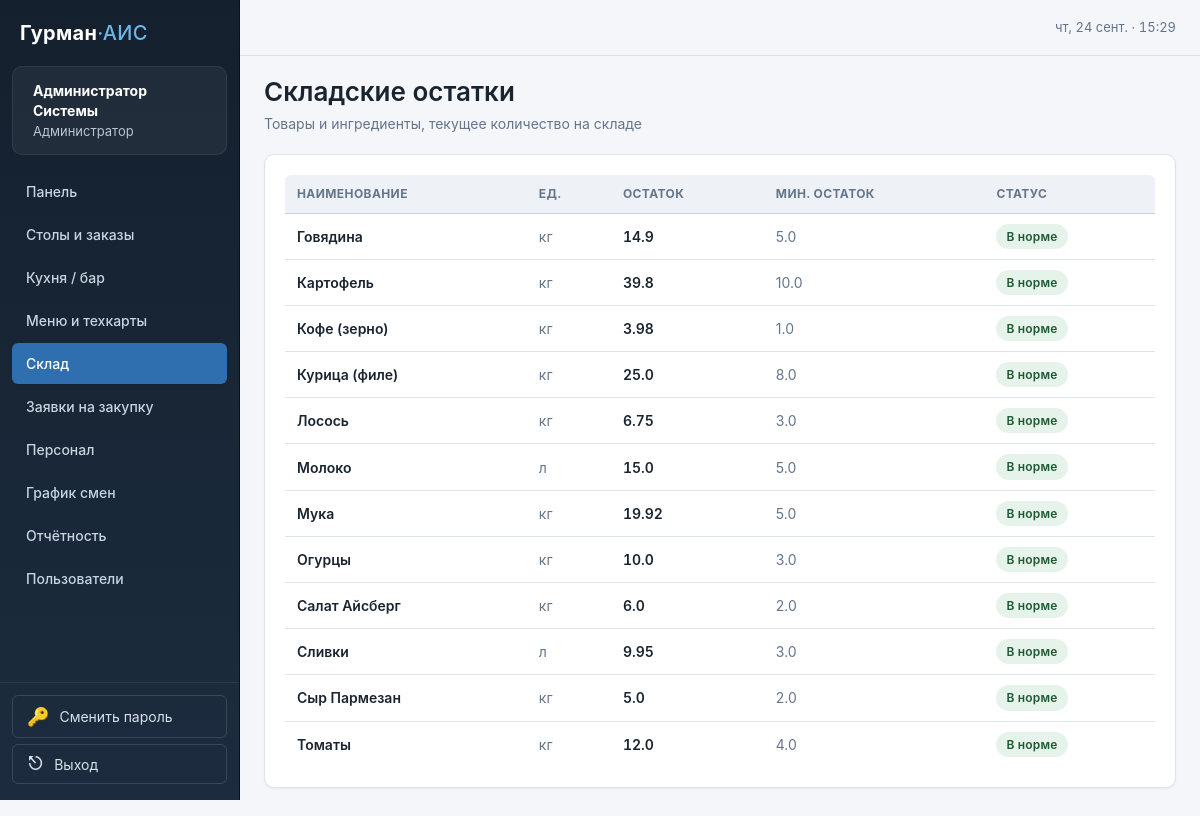
The page /warehouse/ (signed in) on the database its author committed.
### tables this page shows
CREATE TABLE users (
    id INTEGER PRIMARY KEY AUTOINCREMENT,
    username TEXT UNIQUE NOT NULL,
    password_hash TEXT NOT NULL,
    full_name TEXT NOT NULL,
    role TEXT NOT NULL CHECK (role IN ('admin', 'waiter', 'cook', 'bartender', 'storekeeper', 'accountant')),
    is_active INTEGER NOT NULL DEFAULT 1,
    created_at TEXT NOT NULL DEFAULT (datetime('now'))
, "session_version" INTEGER NOT NULL DEFAULT 1);

CREATE TABLE ingredients (
    id INTEGER PRIMARY KEY AUTOINCREMENT,
    name TEXT UNIQUE NOT NULL,
    unit TEXT NOT NULL DEFAULT 'кг',
    stock_qty REAL NOT NULL DEFAULT 0,
    min_qty REAL NOT NULL DEFAULT 0
);

### app.py (the view)
@warehouse.route("/")
@roles_required("storekeeper", "accountant")
def stock():
    db = get_db()
    ingredients = db.execute("SELECT * FROM ingredients ORDER BY name").fetchall()
    return render_template("warehouse/stock.html", ingredients=ingredients)

### app.py (called while the page is built)
def get_db():
    if "db" not in g:
        g.db = sqlite3.connect(
            Config.DATABASE,
            detect_types=sqlite3.PARSE_DECLTYPES,
            timeout=5.0,
            isolation_level=None,
        )
        g.db.row_factory = sqlite3.Row
        g.db.execute("PRAGMA foreign_keys = ON")
        g.db.execute("PRAGMA journal_mode = WAL")
        g.db.execute("PRAGMA synchronous = NORMAL")
        g.db.execute("PRAGMA busy_timeout = 5000")
    return g.db

def roles_required(*roles):
    def decorator(view):
        @functools.wraps(view)
        def wrapped(*args, **kwargs):
            if g.user is None:
                return redirect(url_for("auth.login", next=request.path))
            if g.user["role"] not in roles and g.user["role"] != "admin":
                flash("Недостаточно прав для выполнения этого действия.", "error")
                return redirect(url_for("index"))
            return view(*args, **kwargs)
        return wrapped
    return decorator

@auth.before_app_request
def load_logged_in_user():
    if request.endpoint == "static":
        g.user = None
        return
    user_id = session.get("user_id")
    if user_id is None:
        g.user = None
        return
    db = get_db()
    row = db.execute(
        "SELECT id, username, full_name, role, is_active, session_version "
        "FROM users WHERE id = ? AND is_active = 1",
        (user_id,),
    ).fetchone()
    if row is None:
        session.clear()
        g.user = None
        return
    try:
        db_sv = row["session_version"]
    except (KeyError, IndexError):
        db_sv = 1
    if session.get("sv", 1) != db_sv:
        session.clear()
        g.user = None
        return
    g.user = row

### templates/warehouse/stock.html (shortened to what this page needs)
{% extends "base.html" %}
{% block content %}
{% set reason_labels = {
    'receipt': 'Приход',
    'writeoff': 'Списание',
    'inventory': 'Инвентаризация'
} %}
<div class="page-header">
    <div>
        <h1>Складские остатки</h1>
        <p class="subtitle">Товары и ингредиенты, текущее количество на складе</p>
    </div>
</div>
<div class="card">
    <div class="table-wrap">
        <table class="data-table">
            <thead>
                <tr>
                    <th scope="col">Наименование</th>
                    <th scope="col">Ед.</th>
                    <th scope="col" class="ta-right">Остаток</th>
                    <th scope="col" class="ta-right">Мин. остаток</th>
                    <th scope="col">Статус</th>
                </tr>
            </thead>
            <tbody>
            {% for i in ingredients %}
                <tr data-stock="{{ i['stock_qty'] }}" data-min="{{ i['min_qty'] }}">
                    <td class="cell-title">{{ i['name'] }}</td>
                    <td class="text-muted">{{ i['unit'] }}</td>
                    <td class="ta-right cell-price">{{ i['stock_qty']|round(2) }}</td>
                    <td class="ta-right text-muted">{{ i['min_qty']|round(2) }}</td>
                    <td>
                        {% if i['stock_qty'] <= i['min_qty'] %}
                            <span class="badge badge--cancelled">Ниже минимума</span>
                        {% else %}
                            <span class="badge badge--free">В норме</span>
                        {% endif %}
                    </td>
                </tr>
            {% else %}
                <tr>
                    <td colspan="{{ 6 if g.user['role'] == 'storekeeper' else 5 }}"
                        class="empty-state">Товары не найдены</td>
                </tr>
            {% endfor %}
            </tbody>
        </table>
    </div>
</div>
{% endblock %}

### templates/base.html (shortened to what this page needs)
<!doctype html>
<html lang="ru">
<head>
    <link rel="stylesheet" href="{{ url_for('static', filename='css/style.css') }}">
</head>
<body {% block body_attrs %}{% endblock %}>
<div class="app-layout">
    <aside class="sidebar">
        <div class="sidebar__brand">Гурман<span>·АИС</span></div>
        {% if g.user %}
        {% set R = g.user['role'] %}
        {% set ep = request.endpoint or '' %}
        <div class="sidebar__user">
            <strong>{{ g.user['full_name'] }}</strong>
            {{ role_labels.get(g.user['role'], g.user['role']) }}
        </div>
        <nav>
            <a href="{{ url_for('index') }}"
               class="{{ 'active' if ep == 'index' else '' }}">Панель</a>
            {% if R in ('admin', 'waiter') %}
            <a href="{{ url_for('orders.tables') }}"
               class="{{ 'active' if ep in ('orders.tables', 'orders.detail') else '' }}">Столы и заказы</a>
            {% endif %}
            {% if R in ('admin', 'cook', 'bartender') %}
            <a href="{{ url_for('orders.kitchen_view') }}"
               class="{{ 'active' if ep == 'orders.kitchen_view' else '' }}">Кухня / бар</a>
            {% endif %}
            {% if R in ('admin', 'cook', 'bartender', 'waiter', 'accountant') %}
            <a href="{{ url_for('dishes.list_dishes') }}"
               class="{{ 'active' if ep.startswith('dishes.') else '' }}">Меню и техкарты</a>
            {% endif %}
            {% if R in ('admin', 'storekeeper', 'accountant') %}
            <a href="{{ url_for('warehouse.stock') }}"
               class="{{ 'active' if ep in ('warehouse.stock', 'warehouse.new_ingredient', 'warehouse.movements') else '' }}">Склад</a>
            <a href="{{ url_for('warehouse.requests_list') }}"
               class="{{ 'active' if ep == 'warehouse.requests_list' else '' }}">Заявки на закупку</a>
            {% endif %}
            {% if R in ('admin', 'accountant') %}
            <a href="{{ url_for('staff.list_employees') }}"
               class="{{ 'active' if ep in ('staff.list_employees', 'staff.new_employee') else '' }}">Персонал</a>
            <a href="{{ url_for('staff.schedule') }}"
               class="{{ 'active' if ep == 'staff.schedule' else '' }}">График смен</a>
            <a href="{{ url_for('reports.index') }}"
               class="{{ 'active' if ep == 'reports.index' else '' }}">Отчётность</a>
            {% endif %}
            {% if R == 'admin' %}
            <a href="{{ url_for('auth.users') }}"
               class="{{ 'active' if ep in ('auth.users', 'auth.new_user') else '' }}">Пользователи</a>
            {% endif %}
        </nav>
        <div class="sidebar__logout">
            <a class="logout-btn logout-btn--block"
               href="{{ url_for('auth.change_password') }}">
                <span>🔑</span>
                <span>Сменить пароль</span>
            </a>
            <form method="post" action="{{ url_for('auth.logout') }}">
                <button type="submit" class="logout-btn">
                    <span>⎋</span>
                    <span>Выход</span>
                </button>
            </form>
        </div>
        {% endif %}
    </aside>
    <main class="main">
        <div class="topbar">
            <div class="topbar__clock" id="clock"></div>
        </div>
        {% block content %}{% endblock %}
    </main>
</div>
</body>
</html>

### static/css/variables.css (style rules this page uses)
:root { --color-bg: #f4f6f9; --color-surface: #ffffff; --color-surface-2: #f8fafc; --color-surface-3: #eef2f7; --color-border: #dde4ec; --color-border-strong: #c8d2de; --color-text: #1a2430; --color-muted: #65758a; --color-subtle: #94a2b5; --color-inverse: #ffffff; --color-primary: #2f6fb0; --color-primary-hover: #245a95; --color-primary-active: #1d4a7c; --color-primary-soft: #e3eefa; --color-primary-ink: #173b5e; --color-success: #2f7a4a; --color-success-soft: #e6f3ea; --color-success-ink: #1e5a33; --color-danger: #b8342f; --color-danger-soft: #fbe9e7; --color-danger-ink: #7a1f1c; --color-warning: #a8730a; --color-warning-soft: #fdf3dc; --color-warning-ink: #6f4d04; --color-info: #2c5d8a; --color-info-soft: #e6eff7; --color-info-ink: #1d3f5e; --color-neutral-soft: #e9eef4; --color-neutral-ink: #4e5b6c; --radius-xs: 4px; --radius-sm: 6px; --radius: 10px; --radius-lg: 14px; --radius-pill: 999px; --shadow-sm: 0 1px 2px rgba(15, 30, 50, .06); --shadow: 0 2px 6px rgba(15, 30, 50, .08), 0 1px 2px rgba(15, 30, 50, .04); --shadow-md: 0 6px 18px rgba(15, 30, 50, .10), 0 2px 6px rgba(15, 30, 50, .05); --shadow-inset: inset 0 1px 0 rgba(255, 255, 255, .6); --font-sans: -apple-system, BlinkMacSystemFont, "Segoe UI", Roboto, "Helvetica Neue", Arial, "Noto Sans", sans-serif; --font-mono: ui-monospace, SFMono-Regular, "SF Mono", Menlo, Consolas, "Liberation Mono", monospace; --fs-xs: 12px; --fs-sm: 13px; --fs-md: 14px; --fs-lg: 16px; --fs-xl: 20px; --fs-2xl: 26px; --fs-3xl: 32px; --lh-tight: 1.25; --lh-base: 1.5; --sidebar-w: 240px; --topbar-h: 56px; --container-pad: 24px; --transition: 150ms ease; --transition-slow: 250ms ease; --focus-ring: 0 0 0 3px rgba(47, 111, 176, .28); }

### rows shown on the page
users: user.full_name "Администратор Системы", get "Администратор"
ingredients: name "Говядина", unit "кг", stock_qty "14.9", min_qty "5.0", shows "В норме"
ingredients: name "Картофель", unit "кг", stock_qty "39.8", min_qty "10.0", shows "В норме"
ingredients: name "Кофе (зерно)", unit "кг", stock_qty "3.98", min_qty "1.0", shows "В норме"
ingredients: name "Курица (филе)", unit "кг", stock_qty "25.0", min_qty "8.0", shows "В норме"
ingredients: name "Лосось", unit "кг", stock_qty "6.75", min_qty "3.0", shows "В норме"
ingredients: name "Молоко", unit "л", stock_qty "15.0", min_qty "5.0", shows "В норме"
ingredients: name "Мука", unit "кг", stock_qty "19.92", min_qty "5.0", shows "В норме"
ingredients: name "Огурцы", unit "кг", stock_qty "10.0", min_qty "3.0", shows "В норме"
ingredients: name "Салат Айсберг", unit "кг", stock_qty "6.0", min_qty "2.0", shows "В норме"
ingredients: name "Сливки", unit "л", stock_qty "9.95", min_qty "3.0", shows "В норме"
ingredients: name "Сыр Пармезан", unit "кг", stock_qty "5.0", min_qty "2.0", shows "В норме"
ingredients: name "Томаты", unit "кг", stock_qty "12.0", min_qty "4.0", shows "В норме"
